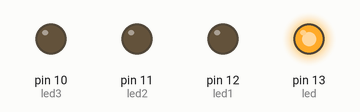
This sketch was run on a simulated Arduino Uno, built with avr-gcc and run on an emulated ATmega328P. Shown: output pins drawn as LEDs (lit = HIGH). Random numbers use the default seed unless the sketch sets one.

Above: at 0.9 s.
At 6.3 s:
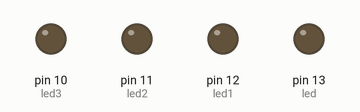
Timing chart, 0 to 8.3 s (numbered marks = the images above):
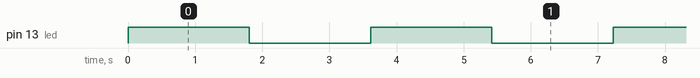

The sketch:

jesperhahaha2.ino
```cpp
const int led = 13;
const int led1 = 12;
const int led2 = 11;
const int led3 = 10;
int wacht = random(3000);

void setup()
{
  pinMode(led, OUTPUT);
  pinMode(led1, OUTPUT);
  pinMode(led2, OUTPUT);
  pinMode(led3, OUTPUT);
}

void loop()
{
  digitalWrite(led, HIGH);
  delay(wacht);
  digitalWrite(led, LOW);
  delay(wacht);
}
```

Measured:
- by itself, pin 13 (led): alternates HIGH for 1.8 s and LOW for 1.8 s
